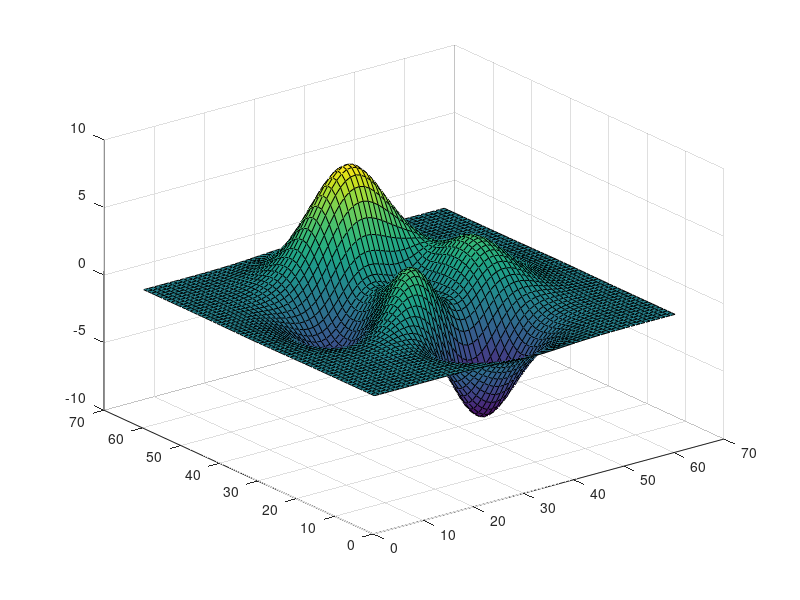

This figure's MATLAB source:
close; clear;
clc
[x,y] = meshgrid(-3:.1:3,-3:.1:3);
z = 3*(1-x).^2.*exp(-(x.^2) - (y+1).^2) - 10*(x/5 - x.^3 - y.^5).*exp(-x.^2-y.^2)- 1/3*exp(-(x+1).^2 - y.^2);
surf(z);